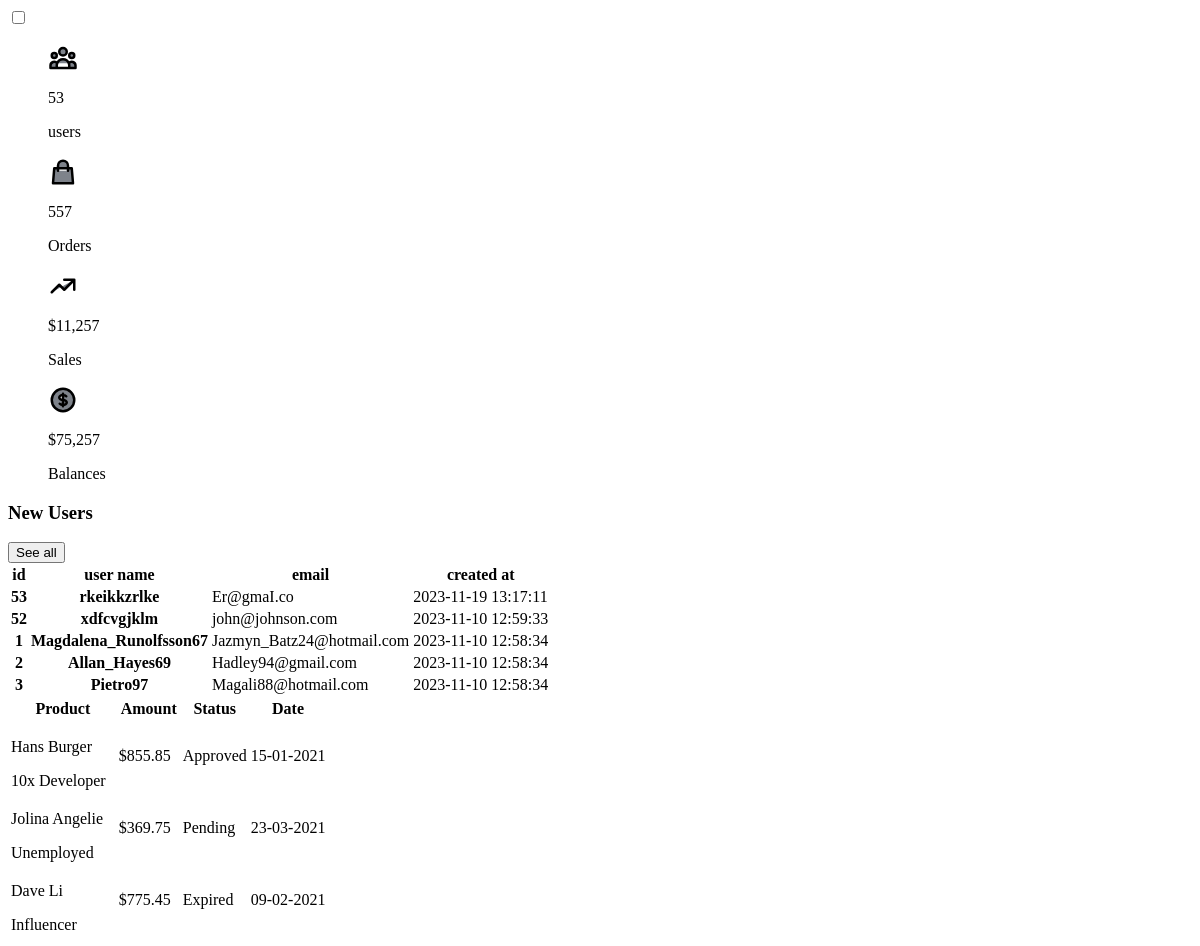
The page /src/public/dashboard/admin.php (upper part) on the database as committed earlier.
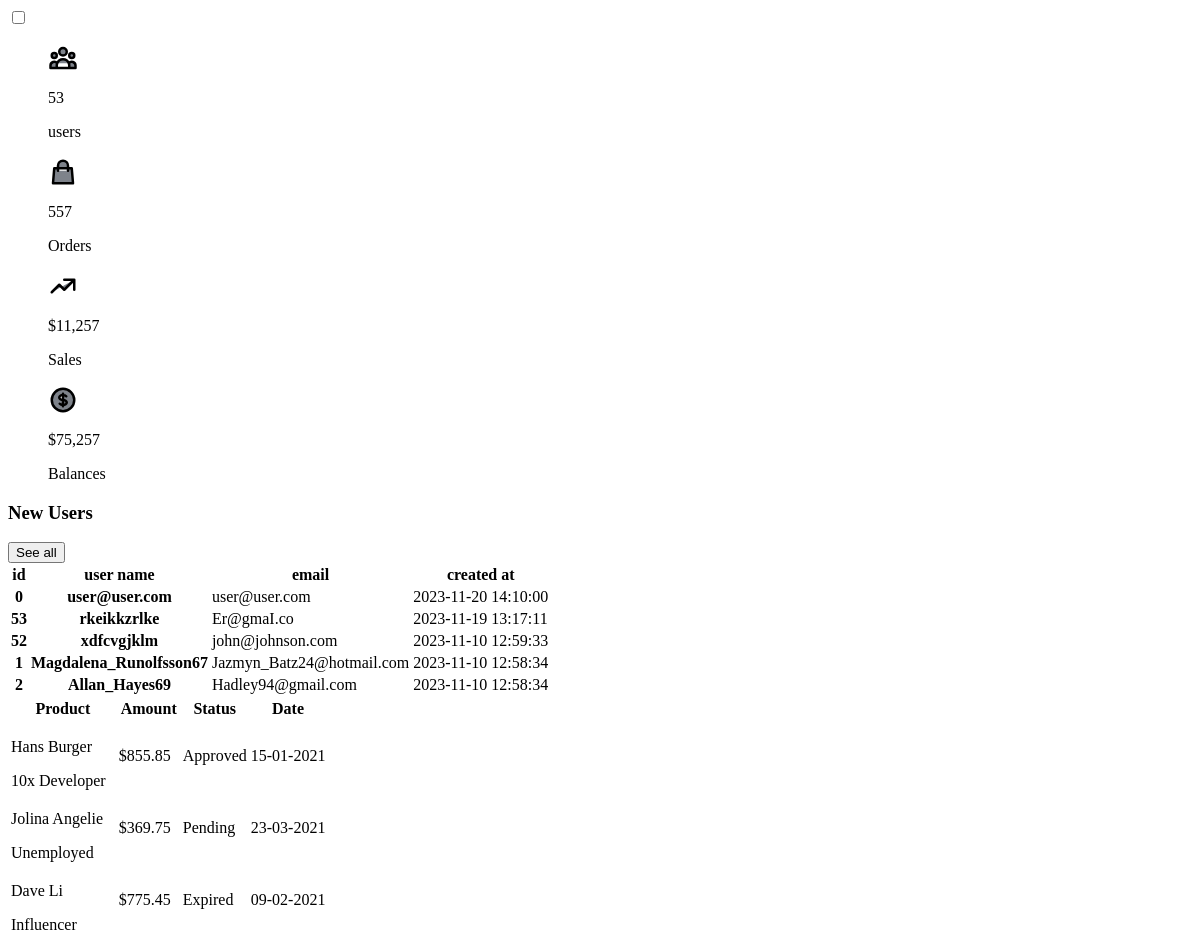
The same page on the database as committed later.
### tables this page shows
CREATE TABLE `users` (
  `id` int(11) NOT NULL,
  `username` varchar(50) NOT NULL,
  `email` varchar(100) NOT NULL,
  `password` varchar(100) NOT NULL,
  `firstname` varchar(50) NOT NULL,
  `lastname` varchar(50) NOT NULL,
  `updatedAt` timestamp NOT NULL DEFAULT current_timestamp() ON UPDATE current_timestamp(),
  `createdAt` timestamp NOT NULL DEFAULT current_timestamp()
);

### src/lib/util/util.php (called while the page is built, shortened)
<?php
require_once DATABASE . '/connect.php';
function fetch($query, ...$params) {
  global $connection;
  $stmt = $connection->prepare($query);
  if (!empty($params)) {
    $paramTypes = '';
    $paramValues = [];
    foreach ($params as $param) {
      $paramTypes .= $param['type'];
      $paramValues[] = $param['value'];
    }
    $stmt->bind_param($paramTypes, ...$paramValues);
  }
  if (!$stmt->execute()) {
    $stmt->close();
    $connection->close();
    return false;
  }
  $result = $stmt->get_result();
  $data = $result->fetch_all(MYSQLI_ASSOC);
  return $result->num_rows > 1 || empty($data) ? $data : $data[0];
}

### src/public/dashboard/admin.php (the view, shortened to what this page needs)
<?php
    require_once LIB . '/util/util.php';
    $query = "SELECT MAX(id) FROM users";
    $users_exists = fetch($query);
    $users=$users_exists["MAX(id)"];
    $new_users = fetch("SELECT * FROM `users` ORDER BY `createdAt` DESC Limit 5;");
?>
<div class="drawer drawer-open ">
  <input id="my-drawer-4" type="checkbox" class="drawer-toggle" />
   <div class="drawer-content">
   <div class="navbar bg-base-100 shadow-sm pt-8">
  <div class="navbar-center hidden lg:flex">
    <ul class="menu menu-horizontal px-1 gap-[100px]">
      <div class="flex justify-center items-center w-14 h-14 bg-white rounded-full transition-all duration-300 transform group-hover:rotate-12">
      </div>
      <div class="text-right">
        <p class="text-2xl"><?php echo $users ?></p>
        <p>users</p>
      </div>
      <div class="flex justify-center items-center w-14 h-14 bg-white rounded-full transition-all duration-300 transform group-hover:rotate-12">
      </div>
      <div class="text-right">
        <p class="text-2xl">557</p>
        <p>Orders</p>
      </div>
      <div class="flex justify-center items-center w-14 h-14 bg-white rounded-full transition-all duration-300 transform group-hover:rotate-12">
        <svg width="30" height="30" fill="none" viewBox="0 0 24 24" stroke="currentColor" class="stroke-current text-blue-800 dark:text-gray-800 transform transition-transform duration-500 ease-in-out"><path stroke-linecap="round" stroke-linejoin="round" stroke-width="2" d="M13 7h8m0 0v8m0-8l-8 8-4-4-6 6"></path></svg>
      </div>
      <div class="text-right">
        <p class="text-2xl">$11,257</p>
        <p>Sales</p>
      </div>
      <div class="flex justify-center items-center w-14 h-14 bg-white rounded-full transition-all duration-300 transform group-hover:rotate-12">
      </div>
      <div class="text-right">
        <p class="text-2xl">$75,257</p>
        <p>Balances</p>
      </div>
    </ul>
  </div>
</div>
         <div class="relative flex flex-col min-w-0 mb-4 lg:mb-0 break-words bg-gray-50 dark:bg-gray-800 w-full shadow-lg rounded">
            <div class="rounded-t mb-0 px-0 border-0">
              <div class="flex flex-wrap items-center px-4 py-2">
                <div class="relative w-full max-w-full flex-grow flex-1">
                  <h3 class="font-semibold text-base text-gray-900 dark:text-gray-50">New Users</h3>
                </div>
                <div class="relative w-full max-w-full flex-grow flex-1 text-right">
                  <button class="bg-blue-500 dark:bg-gray-100 text-white active:bg-blue-600 dark:text-gray-800 dark:active:text-gray-700 text-xs font-bold uppercase px-3 py-1 rounded outline-none focus:outline-none mr-1 mb-1 ease-linear transition-all duration-150" type="button">See all</button>
                </div>
              </div>
              <div class="block w-full overflow-x-auto">
                <table class="items-center w-full bg-transparent border-collapse">
                  <thead>
                    <tr>
                    <th class="px-4 bg-gray-100 dark:bg-gray-600 text-gray-500 dark:text-gray-100 align-middle border border-solid border-gray-200 dark:border-gray-500 py-3 text-xs uppercase border-l-0 border-r-0 whitespace-nowrap font-semibold text-left">id</th>
                      <th class="px-4 bg-gray-100 dark:bg-gray-600 text-gray-500 dark:text-gray-100 align-middle border border-solid border-gray-200 dark:border-gray-500 py-3 text-xs uppercase border-l-0 border-r-0 whitespace-nowrap font-semibold text-left">user name</th>
                      <th class="px-4 bg-gray-100 dark:bg-gray-600 text-gray-500 dark:text-gray-100 align-middle border border-solid border-gray-200 dark:border-gray-500 py-3 text-xs uppercase border-l-0 border-r-0 whitespace-nowrap font-semibold text-left">email</th>
                      <th class="px-4 bg-gray-100 dark:bg-gray-600 text-gray-500 dark:text-gray-100 align-middle border border-solid border-gray-200 dark:border-gray-500 py-3 text-xs uppercase border-l-0 border-r-0 whitespace-nowrap font-semibold text-left min-w-140-px">created at</th>
                    </tr>
                  </thead>
                  <tbody>
                    <?php foreach ($new_users as $user) {
                    ?>
                    <tr class="text-gray-700 dark:text-gray-100">
                    <th class="border-t-0 px-4 align-middle border-l-0 border-r-0 text-xs whitespace-nowrap p-4 text-left"><?php echo $user["id"] ?></th>
                      <th class="border-t-0 px-4 align-middle border-l-0 border-r-0 text-xs whitespace-nowrap p-4 text-left"><?php echo $user["username"] ?></th>
                      <td class="border-t-0 px-4 align-middle border-l-0 border-r-0 text-xs whitespace-nowrap p-4 text-left"><?php echo $user["email"] ?></td>
                      <td class="border-t-0 px-4 align-middle border-l-0 border-r-0 text-xs whitespace-nowrap p-4 text-left"><?php echo $user["createdAt"] ?> </td>
                    <?php } ?>
                  </tbody>
                </table>
              </div>
            </div>
          </div>
        <div class="mt-4 mx-4">
          <div class="w-full overflow-hidden rounded-lg shadow-xs">
            <div class="w-full overflow-x-auto">
              <table class="w-full">
                <thead>
                  <tr class="text-xs font-semibold tracking-wide text-left text-gray-500 uppercase border-b dark:border-gray-700 bg-gray-50 dark:text-gray-400 dark:bg-gray-800">
                    <th class="px-4 py-3">Product</th>
                    <th class="px-4 py-3">Amount</th>
                    <th class="px-4 py-3">Status</th>
                    <th class="px-4 py-3">Date</th>
                  </tr>
                </thead>
                <tbody class="bg-white divide-y dark:divide-gray-700 dark:bg-gray-800">
                  <tr class="bg-gray-50 dark:bg-gray-800 hover:bg-gray-100 dark:hover:bg-gray-900 text-gray-700 dark:text-gray-400">
                    <td class="px-4 py-3">
                      <div class="flex items-center text-sm">
                        <div>
                          <p class="font-semibold">Hans Burger</p>
                          <p class="text-xs text-gray-600 dark:text-gray-400">10x Developer</p>
                        </div>
                      </div>
                    </td>
                    <td class="px-4 py-3 text-sm">$855.85</td>
                    <td class="px-4 py-3 text-xs">
                      <span class="px-2 py-1 font-semibold leading-tight text-green-700 bg-green-100 rounded-full dark:bg-green-700 dark:text-green-100"> Approved </span>
                    </td>
                    <td class="px-4 py-3 text-sm">15-01-2021</td>
                  </tr>
                  <tr class="bg-gray-50 dark:bg-gray-800 hover:bg-gray-100 dark:hover:bg-gray-900 text-gray-700 dark:text-gray-400">
                    <td class="px-4 py-3">
                      <div class="flex items-center text-sm">
                        <div>
                          <p class="font-semibold">Jolina Angelie</p>
                          <p class="text-xs text-gray-600 dark:text-gray-400">Unemployed</p>
                        </div>
                      </div>
                    </td>
                    <td class="px-4 py-3 text-sm">$369.75</td>
                    <td class="px-4 py-3 text-xs">
                      <span class="px-2 py-1 font-semibold leading-tight text-yellow-700 bg-yellow-100 rounded-full"> Pending </span>
                    </td>
                    <td class="px-4 py-3 text-sm">23-03-2021</td>
                  </tr>
                  <tr class="bg-gray-50 dark:bg-gray-800 hover:bg-gray-100 dark:hover:bg-gray-900 text-gray-700 dark:text-gray-400">
                    <td class="px-4 py-3">
                      <div class="flex items-center text-sm">
                        <div>
                          <p class="font-semibold">Dave Li</p>
                          <p class="text-xs text-gray-600 dark:text-gray-400">Influencer</p>
                        </div>
                      </div>
                    </td>
                    <td class="px-4 py-3 text-sm">$775.45</td>
                    <td class="px-4 py-3 text-xs">
                      <span class="px-2 py-1 font-semibold leading-tight text-gray-700 bg-gray-100 rounded-full dark:text-gray-100 dark:bg-gray-700"> Expired </span>
                    </td>
                    <td class="px-4 py-3 text-sm">09-02-2021</td>
                  </tr>
                  <tr class="bg-gray-50 dark:bg-gray-800 hover:bg-gray-100 dark:hover:bg-gray-900 text-gray-700 dark:text-gray-400">
                    <td class="px-4 py-3">
                      <div class="flex items-center text-sm">
                      </div>
                    </td>
                    <td class="px-4 py-3 text-sm">$1276.75</td>
                    <td class="px-4 py-3 text-xs">
                    </td>
                    <td class="px-4 py-3 text-sm">17-04-2021</td>
                  </tr>
                </tbody>
              </table>
            </div>
          </div>
        </div>
  </div>
</div>

### src/public/dashboard/admin.php (style rules this page uses)
svg { fill:#9ca5b4 }
svg { fill:#b4bccb }
svg { fill:#676c74 }
svg { fill:#7e838b }

Rows that differ between the two databases and show on the page:
no longer on this page (row unchanged): users: id "3", username "Pietro97", email "Magali88@hotmail.com", createdAt "2023-11-10 12:58:34"
added users: id "0", username "user@user.com", email "user@user.com", createdAt "2023-11-20 14:10:00"
